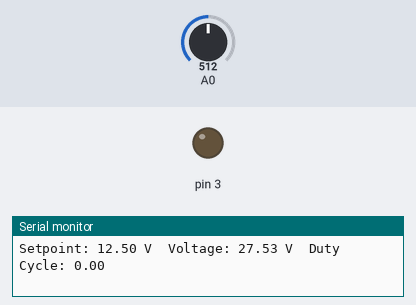
Bench run of a sketch on a simulated Arduino Uno, built with avr-gcc and run on an emulated ATmega328P. Shown: output pins drawn as LEDs (lit = HIGH), the last lines printed to the serial monitor. The inputs (shaded band) are chosen by the test bench; at power-on: A0 = 512.

Above: at 1.2 s.
1.3 s: A0 set to 0
At 2.89 s:
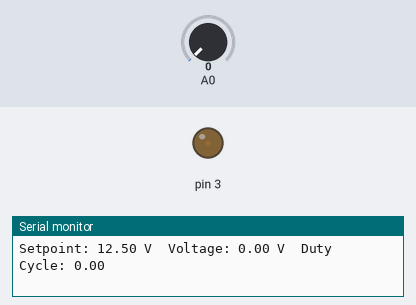
4.3 s: A0 set to 306
7.3 s: A0 set to 0
At 17.8 s:
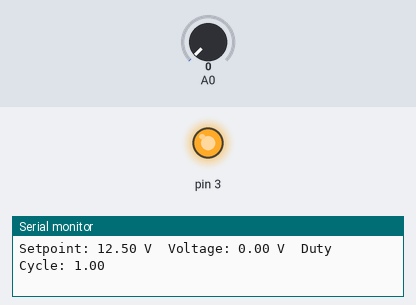
Timing chart, 0 to 19.3 s (numbered marks = the images above; inputs shaded):
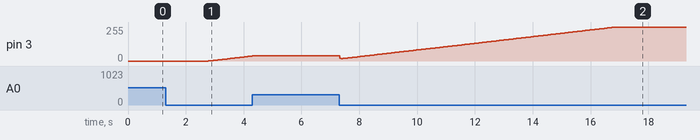

Measured:
- after the input at 1.3 s, pin 3: moves from 0/255 to 38/255 over 1.5 s, starting after 1.5 s
- after the input at 4.3 s, pin 3: stays 38/255 (without the input it goes to 40/255 after 0.05 s)

The sketch:

final_code_for_boost_contvertor_2.ino
```cpp
double Setpoint, Input, Output;
double Kp = 0.1, Ki = 2.0, Kd = 0.01;
double prevError = 0;
double integral = 0;
unsigned long lastTime = 0;
 double targetVoltage = 12.5;
void setup() {
  Serial.begin(9600);
  pinMode(3, OUTPUT);
  TCCR2A = _BV(COM2B1) | _BV(WGM20);
  TCCR2B = _BV(CS20);
  OCR2B = 0;
  Setpoint = targetVoltage;
}
void loop() {
  double voltage = (analogRead(A0) * 55.0) / 1023.0;
  Input = voltage;
 unsigned long currentTime = millis();
  double dt = (double)(currentTime - lastTime);
  if (dt >= 10) {
    double error = Setpoint - Input;
    integral += error * (dt / 1000.0);
    double derivative = (error - prevError) / (dt/ 1000.0);
    Output = (Kp * error) + (Ki * integral) + (Kd * derivative);
    Output = constrain(Output, 0, 255);
    if (voltage > targetVoltage) {
     // OCR2B = 0;
    } else {
      OCR2B = Output;
    }
    prevError = error;
    lastTime = currentTime;
  }


  Serial.print("Setpoint: ");
  Serial.print(Setpoint);
  Serial.print(" V\tVoltage: ");
  Serial.print(voltage, 2);
  Serial.print(" V\tDuty Cycle: ");
  Serial.println((int)Output / 255.0);


       delay(10);
}
```
